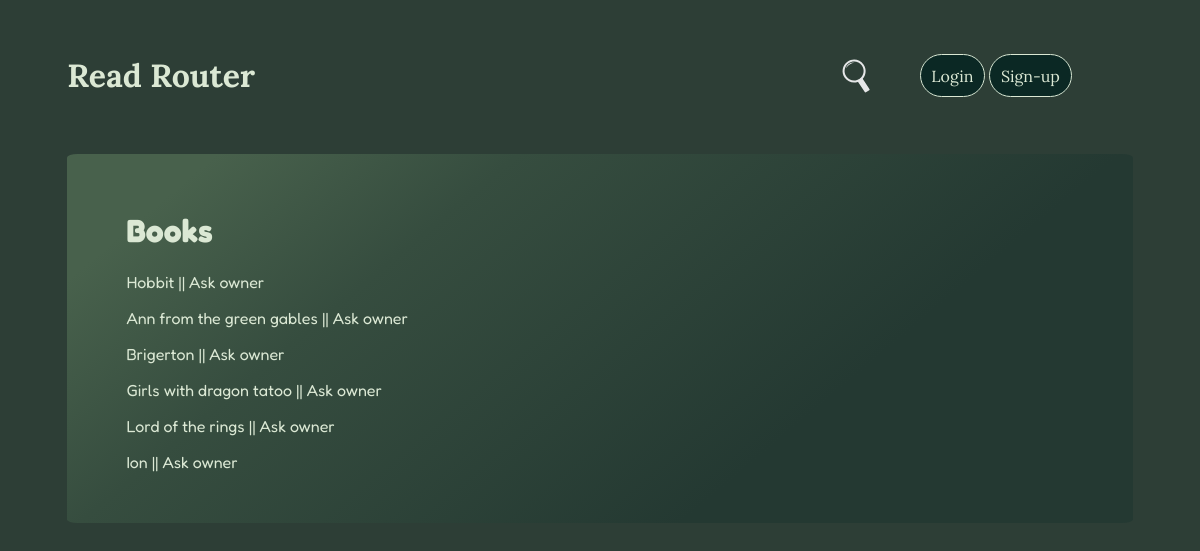
Before: /books with the older database file.
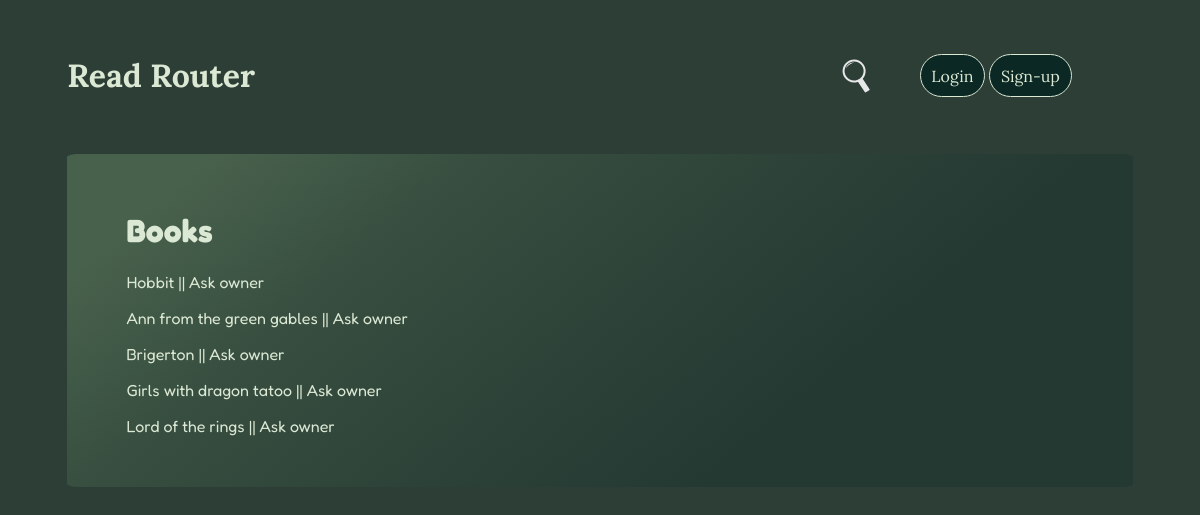
After: the same page with the newer database file.
### myapp/core/models/book.py (models this page shows, shortened)
class Book(db.Model):
    __tablename__ = 'book'
    id = db.Column(db.Integer, primary_key=True)
    title = db.Column(db.String(50), nullable=True)
    author = db.Column(db.String(20))
    year_of_publication = db.Column(db.String(5))
    about = db.Column(db.String)
    owner = db.Column(db.Integer)
    user_id = db.Column(db.Integer, db.ForeignKey('user.id'))
    genre_id = db.Column(db.Integer, db.ForeignKey('genre.id'), nullable=True, default=None)

### myapp/core/routes/main.py (the view)
@main.route('/books', methods=['GET'])
def index_books():
    template = f'{template_folder}/books.html'
    return render_template(template, books_res=Book.query.all())

### myapp/templates/pages/main/books.html
{% extends "base.html" %}
{% block content %}
    <div class="sections">
        <h1>Books</h1>
        <div class="user-card">
            {% for book in books_res %}
            <p> {{ book.title }} || <a href="user/{{ book.owner }}">Ask owner</a> </p>
            {% endfor %}
        </div>
    </div>
{% endblock %}

### myapp/templates/base.html (shortened to what this page needs)
<!DOCTYPE html>
<html lang="en">
<head>
    {% include 'base_part/css.html' %}
</head>
<body class="font-color">
<header>{% include 'base_part/header.html' %}</header>
<div id="main">
    {% block content %}{% endblock %}
</div>
<footer>{% include 'base_part/footer.html' %}</footer>
</body>
</html>

### myapp/templates/base_part/css.html (shortened to what this page needs)
<link rel="stylesheet" href="{{url_for('static',filename='css/main.css')}}">
<link rel="stylesheet" href="{{url_for('static',filename='css/user-page.css')}}">
<link rel="stylesheet" href="{{url_for('static',filename='css/user-settings.css')}}">
<link rel="stylesheet" href="{{url_for('static',filename='css/book.css')}}">
<link rel="stylesheet" href="{{url_for('static',filename='css/style.css')}}">
<link rel="stylesheet" href="{{url_for('static',filename='css/style-min.css')}}">

### myapp/templates/base_part/header.html
<a href="/" id="title-logo" class="font-color"><h1>Read Router</h1></a>
<div id="nav-menu" class="font-color">
    <a href="/search" id="nav-menu-a"><img src="{{url_for('static',filename='img/svg/loupe.svg')}}"></a>
    <div id="nav-auth">
        {% if current_user.is_authenticated %}
        <div id="dropdown">
            <button class="font-color main-color btn" id="dropdown-btn">Menu</button>
            <ul class="dropdown-menu second-color">
                <li><a class="dropdown-item font-color" href="/user/{{ current_user.id }}">My lib</a></li>
                <li><a class="dropdown-item font-color" href="/user/user_settings/{{ current_user.id }}">Settings</a></li>
                <li><a class="dropdown-item font-color" href="/logout" id="logout_btn">Logout</a></li>
               <li><a class="dropdown-item font-color" href="{{ url_for('main.map_view') }}">Map</a></li>
            </ul>
        </div>
        {% else %}
        <div id="login-div">
            <a href="/login" class="btn main-color ">Login</a>
            <a href="/registration" class="btn main-color">Sign-up</a>
        </div>
        {% endif %}
    </div>
</div>

### myapp/static/css/main.css (style rules this page uses)
#main { padding: 3% 5%; margin: 1% 5%; border-radius: 1%; font-family: 'Fredoka', sans-serif; }

### myapp/static/css/style.css (style rules this page uses)
body { background-color: #2d3e36; }
#main { background: linear-gradient(140deg, rgba(72,97,76,1) 10%, rgba(54,77,63,1) 30%, rgba(36,57,50,1) 70%); }
.font-color { color: #dbe8d4; }
.main-color { background-color: #0b2824; }
a { color: #dbe8d4; text-decoration: none; }
.btn { border: 1px solid; padding: 5%; font-family: 'Lora', serif; }
header { font-family: 'Lora', serif; padding: 2% 5%; display: flex; justify-content: space-between; align-items: center; }
#nav-menu { width: 50%; display: flex; align-items: center; justify-content: flex-end; }
#nav-menu-a { width: 20%; margin-right: 2%; display: flex; justify-content: center; }
#nav-menu img { width: 70%; }
#nav-auth { width: 40% }
#login-div { width: 100%; }
#login-div a { border-radius: 25px; }
footer { padding: 2% 5%; display: flex; flex-direction: column; align-items: center; }

Changed rows visible on the page:
removed Book: title "Ion"
